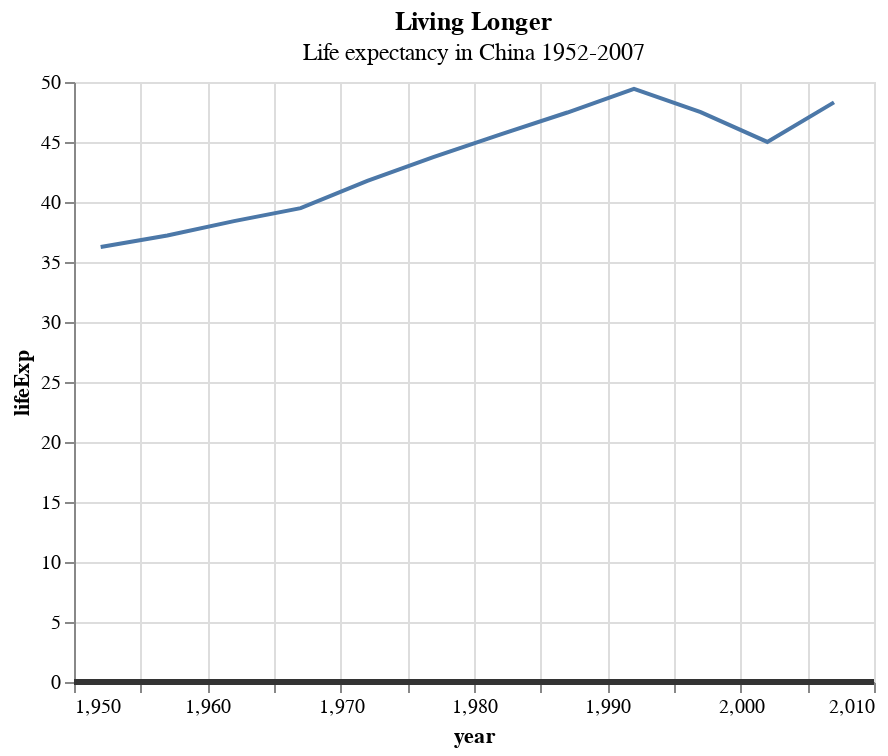

Notebook cell for this chart:
### Markdown cell above
The `finalise_plot()` function does more than just save out your chart, it also left-aligns the title and subtitle as is standard for BBC graphics, adds a footer with the logo on the right side and lets you input source text on the left side.

### Code cell
# altair
line = (alt.Chart(line_df).mark_line().encode(
x='year',
y='lifeExp')
.properties(title={'text': 'Living Longer',
                   'subtitle': 'Life expectancy in China 1952-2007'})
) 

# hline
overlay = overlay = pd.DataFrame({'lifeExp': [0]})
hline = alt.Chart(overlay).mark_rule(color='#333333', strokeWidth=3).encode(y='lifeExp:Q')

line + hline

### Figure 1 — Vega-Lite specification as saved in the notebook (floating-point values rounded to 4 significant figures)
{"config": {"view": {"continuousWidth": 400, "continuousHeight": 300}}, "layer": [{"data": {"name": "data-09bd37ab7bcd5f13694b463cd22b382a"}, "mark": "line", "encoding": {"x": {"type": "quantitative", "field": "year"}, "y": {"type": "quantitative", "field": "lifeExp"}}, "title": {"text": "Living Longer", "subtitle": "Life expectancy in China 1952-2007"}}, {"data": {"name": "data-b72d08f8e8aba7f4bc4f7a2761cca43e"}, "mark": {"type": "rule", "color": "#333333", "strokeWidth": 3}, "encoding": {"y": {"type": "quantitative", "field": "lifeExp"}}}], "$schema": "https://vega.github.io/schema/vega-lite/v4.0.2.json", "datasets": {"data-09bd37ab7bcd5f13694b463cd22b382a": [{"country": "Malawi", "continent": "Africa", "year": 1952, "lifeExp": 36.26, "pop": 2917802, "gdpPercap": 369.2}, {"country": "Malawi", "continent": "Africa", "year": 1957, "lifeExp": 37.21, "pop": 3221238, "gdpPercap": 416.4}, {"country": "Malawi", "continent": "Africa", "year": 1962, "lifeExp": 38.41, "pop": 3628608, "gdpPercap": 427.9}, {"country": "Malawi", "continent": "Africa", "year": 1967, "lifeExp": 39.49, "pop": 4147252, "gdpPercap": 495.5}, {"country": "Malawi", "continent": "Africa", "year": 1972, "lifeExp": 41.77, "pop": 4730997, "gdpPercap": 584.6}, {"country": "Malawi", "continent": "Africa", "year": 1977, "lifeExp": 43.77, "pop": 5637246, "gdpPercap": 663.2}, {"country": "Malawi", "continent": "Africa", "year": 1982, "lifeExp": 45.64, "pop": 6502825, "gdpPercap": 632.8}, {"country": "Malawi", "continent": "Africa", "year": 1987, "lifeExp": 47.46, "pop": 7824747, "gdpPercap": 635.5}, {"country": "Malawi", "continent": "Africa", "year": 1992, "lifeExp": 49.42, "pop": 10014249, "gdpPercap": 563.2}, {"country": "Malawi", "continent": "Africa", "year": 1997, "lifeExp": 47.49, "pop": 10419991, "gdpPercap": 692.3}, {"country": "Malawi", "continent": "Africa", "year": 2002, "lifeExp": 45.01, "pop": 11824495, "gdpPercap": 665.4}, {"country": "Malawi", "continent": "Africa", "year": 2007, "lifeExp": 48.3, "pop": 13327079, "gdpPercap": 759.3}], "data-b72d08f8e8aba7f4bc4f7a2761cca43e": [{"lifeExp": 0}]}}
